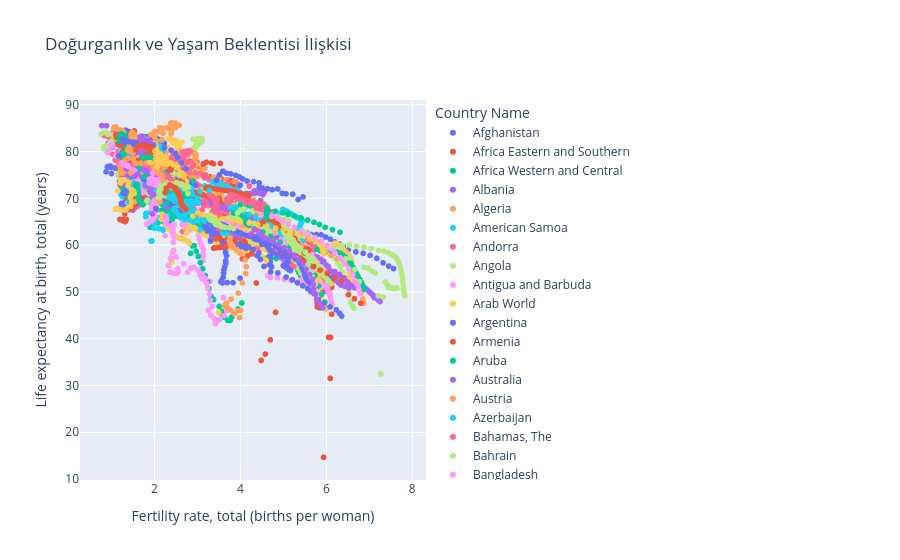

Here is the notebook cell this chart was saved with:
### Code cell
px.scatter(
    pivot_df,
    x="Fertility rate, total (births per woman)",
    y="Life expectancy at birth, total (years)",
    color="Country Name",
    title="Doğurganlık ve Yaşam Beklentisi İlişkisi"
)
